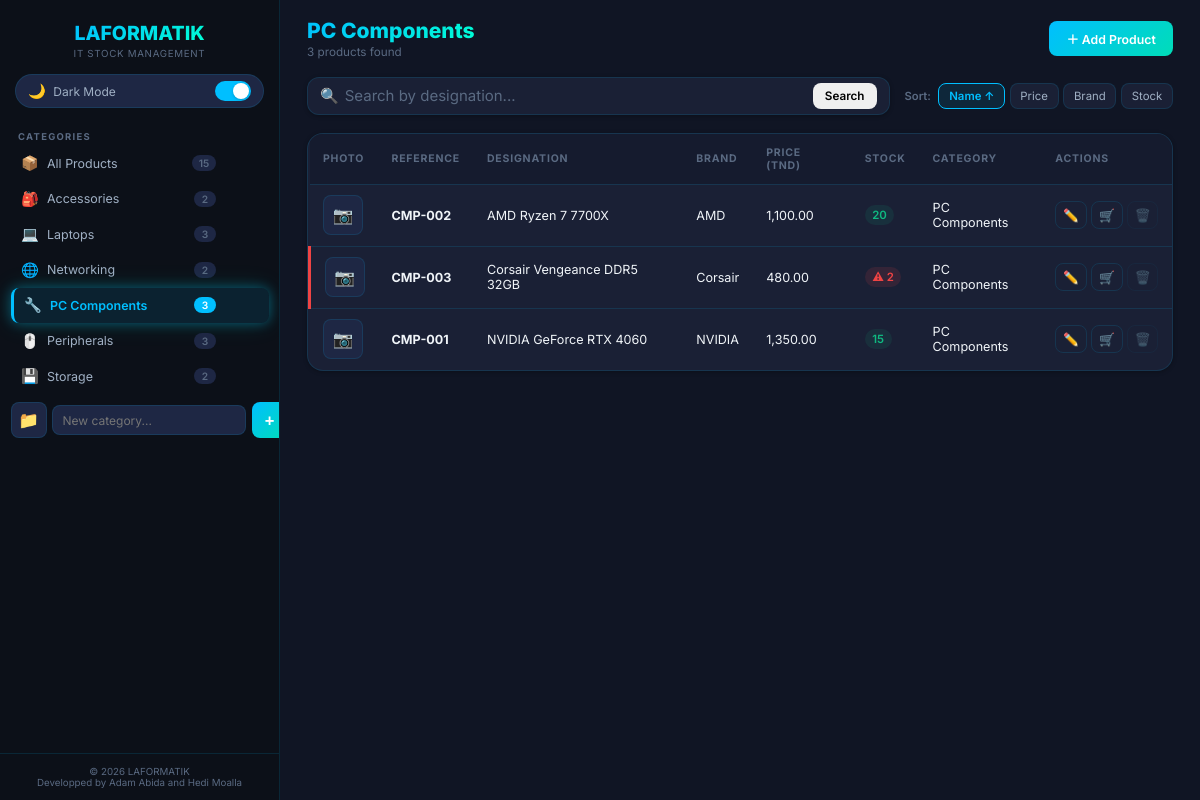
The page /products.php?cat=2 on the database its author committed.
### tables this page shows
CREATE TABLE `categories` (
  `id_cat`  INT          NOT NULL AUTO_INCREMENT,
  `nom_cat` VARCHAR(50)  NOT NULL,
  `emoji`   VARCHAR(10)  NOT NULL DEFAULT '📁',
  PRIMARY KEY (`id_cat`),
  UNIQUE KEY `uq_nom_cat` (`nom_cat`)
);

CREATE TABLE `produits` (
  `ref_prod`    VARCHAR(20)    NOT NULL,
  `designation` VARCHAR(100)   NOT NULL,
  `description` TEXT           DEFAULT NULL,
  `marque`      VARCHAR(50)    DEFAULT NULL,
  `prix`        DECIMAL(10,2)  NOT NULL CHECK (`prix` > 0),
  `quantite`    INT            NOT NULL DEFAULT 0 CHECK (`quantite` >= 0),
  `photo`       VARCHAR(255)   DEFAULT NULL,
  `id_cat`      INT            NOT NULL,
  PRIMARY KEY (`ref_prod`),
  KEY `fk_produits_categories` (`id_cat`),
  CONSTRAINT `fk_produits_categories`
    FOREIGN KEY (`id_cat`) REFERENCES `categories` (`id_cat`)
    ON UPDATE CASCADE
    ON DELETE RESTRICT
);

### products.php (the view, shortened to what this page needs)
<?php
require_once __DIR__ . '/db_connect.php';
$catStmt = $pdo->query("
    SELECT c.id_cat, c.nom_cat, c.emoji, COUNT(p.ref_prod) AS nb_products
    FROM categories c LEFT JOIN produits p ON c.id_cat = p.id_cat
    GROUP BY c.id_cat ORDER BY c.nom_cat ASC
");
$categories = $catStmt->fetchAll();
$totalProducts = array_sum(array_column($categories, 'nb_products'));
$currentCat = $_GET['cat'] ?? '';
$search     = trim($_GET['search'] ?? '');
$sortCol    = $_GET['sort'] ?? 'designation';
$sortDir    = (strtoupper($_GET['dir'] ?? 'ASC') === 'DESC') ? 'DESC' : 'ASC';
$where  = [];
$params = [];
if ($currentCat !== '') {
    $where[]  = "p.id_cat = ?";
    $params[] = intval($currentCat);
}
$sql = "SELECT p.*, c.nom_cat FROM produits p JOIN categories c ON p.id_cat = c.id_cat";
if ($where) $sql .= " WHERE " . implode(' AND ', $where);
$sql .= " ORDER BY p.{$sortCol} {$sortDir}";
$prodStmt = $pdo->prepare($sql);
$prodStmt->execute($params);
$products = $prodStmt->fetchAll();
$catTitle = 'All Products';
if ($currentCat !== '') {
    foreach ($categories as $c) {
        if ($c['id_cat'] == $currentCat) { $catTitle = htmlspecialchars($c['nom_cat']); break; }
    }
}
function filterQS($extra = []) {
    global $currentCat, $search, $sortCol, $sortDir;
    $p = array_merge(['cat' => $currentCat, 'search' => $search, 'sort' => $sortCol, 'dir' => $sortDir], $extra);
    return http_build_query(array_filter($p, fn($v) => $v !== ''));
}
?>
<!DOCTYPE html>
<html lang="en" data-theme="dark">
<head>
    <link rel="stylesheet" href="assets/style.css">
</head>
<body>
    <aside class="sidebar" id="sidebar">
        <div class="sidebar-header">
            <a href="index.php" class="logo-link">
                <div class="logo-fallback" style="display:none;">
                    <span class="logo-text">LAFORMATIK</span>
                </div>
            </a>
            <p class="logo-sub">IT Stock Management</p>
        </div>
        <div class="theme-toggle-wrap">
            <button class="theme-toggle" id="themeToggle" title="Toggle Theme">
                <span class="tgl-icon" id="themeIcon">🌙</span>
                <span class="tgl-label" id="themeLabel">Dark Mode</span>
                <span class="tgl-track"><span class="tgl-thumb"></span></span>
            </button>
        </div>
        <nav class="sidebar-nav">
            <h3 class="nav-heading">Categories</h3>
            <ul class="cat-list">
                <li><a href="products.php" class="cat-item <?= $currentCat === '' ? 'active-cat' : '' ?>">
                    <span class="cat-ico">📦</span><span class="cat-name">All Products</span><span class="cat-count"><?= $totalProducts ?></span>
                </a></li>
                <?php foreach ($categories as $cat): ?>
                <li class="cat-li">
                    <a href="products.php?cat=<?= $cat['id_cat'] ?>" class="cat-item <?= ($currentCat == $cat['id_cat']) ? 'active-cat' : '' ?>">
                        <span class="cat-ico"><?= htmlspecialchars($cat['emoji']) ?></span>
                        <span class="cat-name"><?= htmlspecialchars($cat['nom_cat']) ?></span>
                        <span class="cat-count"><?= $cat['nb_products'] ?></span>
                    </a>
                </li>
                <?php endforeach; ?>
            </ul>
            <form action="actions/category_actions.php" method="POST" class="add-cat-form">
                <div class="add-cat-row">
                    <button type="button" class="emoji-pick-btn" id="newCatEmojiBtn" onclick="openEmojiPicker('newCatEmoji', 'newCatEmojiBtn')" title="Pick emoji">📁</button>
                    <input type="text" name="nom_cat" placeholder="New category..." maxlength="50" required class="add-cat-input">
                    <button type="submit" class="btn-add-cat" title="Add">+</button>
                </div>
            </form>
        </nav>
        <div class="sidebar-footer">
            <p>&copy; <?= date('Y') ?> LAFORMATIK</p>
            <p>Developped by Adam Abida and Hedi Moalla</p>
        </div>
    </aside>
    <main class="main-content" id="mainContent">
        <header class="page-header">
            <div>
                <h1 class="page-title"><?= $catTitle ?></h1>
                <p class="page-subtitle"><?= count($products) ?> product<?= count($products) !== 1 ? 's' : '' ?> found</p>
            </div>
            <a href="products.php?<?= filterQS(['form' => 'add']) ?>" class="btn btn-primary">＋ Add Product</a>
        </header>
        <div class="toolbar">
            <form method="GET" action="products.php" class="search-form">
                <div class="search-bar">
                    <span class="search-ico">🔍</span>
                    <input type="text" name="search" value="<?= htmlspecialchars($search) ?>" placeholder="Search by designation...">
                    <button type="submit" class="btn btn-sm">Search</button>
                </div>
            </form>
            <div class="sort-controls">
                <span class="sort-label">Sort:</span>
                <?php
                $sb = ($currentCat ? "cat={$currentCat}&" : '') . ($search ? "search=".urlencode($search)."&" : '');
                $nd = $sortDir === 'ASC' ? 'DESC' : 'ASC';
                $cols = ['designation'=>'Name','prix'=>'Price','marque'=>'Brand','quantite'=>'Stock'];
                foreach ($cols as $col => $label): ?>
                <a href="products.php?<?= $sb ?>sort=<?= $col ?>&dir=<?= $sortCol === $col ? $nd : 'ASC' ?>" class="sort-btn <?= $sortCol === $col ? 'active-sort' : '' ?>"><?= $label ?> <?= $sortCol === $col ? ($sortDir === 'ASC' ? '↑' : '↓') : '' ?></a>
                <?php endforeach; ?>
            </div>
        </div>
        <div class="table-wrap">
        <?php if (empty($products)): ?>
            <div class="empty-state"><span class="empty-icon">📭</span><p>No products found.</p></div>
        <?php else: ?>
            <table class="prod-table">
                <thead><tr>
                    <th>Photo</th><th>Reference</th><th>Designation</th><th>Brand</th>
                    <th>Price (TND)</th><th>Stock</th><th>Category</th><th>Actions</th>
                </tr></thead>
                <tbody>
                <?php foreach ($products as $p):
                    $qty = intval($p['quantite']);
                    $isLow = $qty > 0 && $qty < 5;
                    $isZero = $qty === 0;
                    $sCls = $isZero ? 'stock-zero' : ($isLow ? 'stock-danger' : ($qty < 10 ? 'stock-warn' : 'stock-ok'));
                    $rCls = ($isLow || $isZero) ? 'low-stock-row' : '';
                    $fq = filterQS();
                ?>
                <tr class="<?= $rCls ?>">
                    <td><?php if ($p['photo']): ?><img src="uploads/<?= htmlspecialchars($p['photo']) ?>" class="prod-thumb"><?php else: ?><div class="prod-thumb-empty">📷</div><?php endif; ?></td>
                    <td><strong><?= htmlspecialchars($p['ref_prod']) ?></strong></td>
                    <td><?= htmlspecialchars($p['designation']) ?></td>
                    <td><?= htmlspecialchars($p['marque'] ?: '—') ?></td>
                    <td><?= number_format($p['prix'], 2) ?></td>
                    <td><span class="stock-badge <?= $sCls ?>"><?= $isLow ? '⚠ ' : '' ?><?= $qty ?></span></td>
                    <td><?= htmlspecialchars($p['nom_cat']) ?></td>
                    <td><div class="action-btns">
                        <a href="products.php?<?= $fq ?>&form=edit&ref=<?= urlencode($p['ref_prod']) ?>" class="btn-icon" title="Edit">✏️</a>
                        <?php if (!$isZero): ?>
                        <a href="products.php?<?= $fq ?>&form=sell&ref=<?= urlencode($p['ref_prod']) ?>" class="btn-icon btn-icon-success" title="Sell">🛒</a>
                        <?php endif; ?>
                        <?php if ($qty === 0): ?>
                        <a href="actions/product_actions.php?delete_ref=<?= urlencode($p['ref_prod']) ?>&cat=<?= urlencode($currentCat) ?>" class="btn-icon btn-icon-danger" title="Delete" onclick="return confirm('Are you sure?')">🗑️</a>
                        <?php else: ?>
                        <span class="btn-icon btn-icon-disabled" title="Stock must be 0">🗑️</span>
                        <?php endif; ?>
                    </div></td>
                </tr>
                <?php endforeach; ?>
                </tbody>
            </table>
        <?php endif; ?>
        </div>
    </main>
</body>
</html>

### rows shown on the page
categories: emoji "🎒", nom_cat "Accessories", nb_products "2"
categories: emoji "💻", nom_cat "Laptops", nb_products "3"
categories: emoji "🌐", nom_cat "Networking", nb_products "2"
categories: emoji "🔧", nom_cat "PC Components", nb_products "3"
categories: emoji "🖱️", nom_cat "Peripherals", nb_products "3"
categories: emoji "💾", nom_cat "Storage", nb_products "2"
produits: ref_prod "CMP-002", designation "AMD Ryzen 7 7700X", marque "AMD", prix "1,100.00", quantite "20", id_cat.nom_cat "PC Components"
produits: ref_prod "CMP-003", designation "Corsair Vengeance DDR5 32GB", marque "Corsair", prix "480.00", quantite "2", id_cat.nom_cat "PC Components"
produits: ref_prod "CMP-001", designation "NVIDIA GeForce RTX 4060", marque "NVIDIA", prix "1,350.00", quantite "15", id_cat.nom_cat "PC Components"

### other values the page prints
$totalProducts "15"
count($products) "3"
$label "Name"
$label "Price"
$label "Brand"
$label "Stock"
